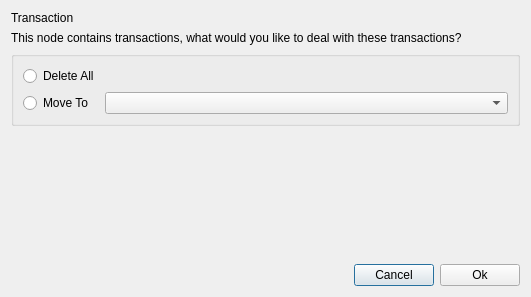
<?xml version="1.0" encoding="UTF-8"?>
<ui version="4.0">
 <class>DeleteNode</class>
 <widget class="QDialog" name="DeleteNode">
  <property name="geometry">
   <rect>
    <x>0</x>
    <y>0</y>
    <width>531</width>
    <height>297</height>
   </rect>
  </property>
  <property name="windowTitle">
   <string>Delete Note</string>
  </property>
  <layout class="QGridLayout" name="gridLayout_2">
   <item row="0" column="0">
    <widget class="QLabel" name="label">
     <property name="text">
      <string>Transaction</string>
     </property>
    </widget>
   </item>
   <item row="1" column="0" colspan="3">
    <widget class="QLabel" name="label_2">
     <property name="text">
      <string>This node contains transactions, what would you like to deal with these transactions?</string>
     </property>
    </widget>
   </item>
   <item row="3" column="1">
    <spacer name="verticalSpacer">
     <property name="orientation">
      <enum>Qt::Vertical</enum>
     </property>
     <property name="sizeHint" stdset="0">
      <size>
       <width>20</width>
       <height>196</height>
      </size>
     </property>
    </spacer>
   </item>
   <item row="4" column="0">
    <spacer name="horizontalSpacer">
     <property name="orientation">
      <enum>Qt::Horizontal</enum>
     </property>
     <property name="sizeHint" stdset="0">
      <size>
       <width>182</width>
       <height>20</height>
      </size>
     </property>
    </spacer>
   </item>
   <item row="4" column="1">
    <widget class="QPushButton" name="pBtnCancel">
     <property name="text">
      <string>Cancel</string>
     </property>
    </widget>
   </item>
   <item row="4" column="2">
    <widget class="QPushButton" name="pBtnOk">
     <property name="text">
      <string>Ok</string>
     </property>
    </widget>
   </item>
   <item row="2" column="0" colspan="3">
    <widget class="QGroupBox" name="groupBox">
     <property name="title">
      <string/>
     </property>
     <layout class="QGridLayout" name="gridLayout">
      <item row="0" column="0">
       <widget class="QRadioButton" name="rBtnDeleteALl">
        <property name="sizePolicy">
         <sizepolicy hsizetype="Fixed" vsizetype="Fixed">
          <horstretch>0</horstretch>
          <verstretch>0</verstretch>
         </sizepolicy>
        </property>
        <property name="text">
         <string>Delete All</string>
        </property>
       </widget>
      </item>
      <item row="1" column="0">
       <widget class="QRadioButton" name="rBtnMoveTo">
        <property name="sizePolicy">
         <sizepolicy hsizetype="Fixed" vsizetype="Fixed">
          <horstretch>0</horstretch>
          <verstretch>0</verstretch>
         </sizepolicy>
        </property>
        <property name="text">
         <string>Move To</string>
        </property>
       </widget>
      </item>
      <item row="1" column="1">
       <widget class="QComboBox" name="comboBox"/>
      </item>
     </layout>
    </widget>
   </item>
  </layout>
 </widget>
 <tabstops>
  <tabstop>rBtnMoveTo</tabstop>
  <tabstop>comboBox</tabstop>
  <tabstop>rBtnDeleteALl</tabstop>
  <tabstop>pBtnOk</tabstop>
  <tabstop>pBtnCancel</tabstop>
 </tabstops>
 <resources/>
 <connections/>
</ui>
